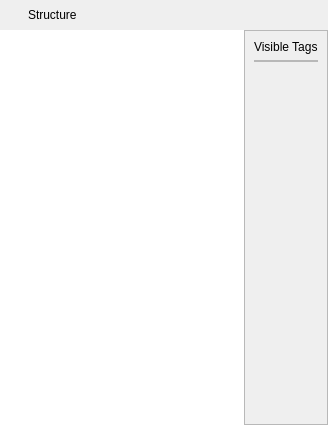
<?xml version="1.0" encoding="UTF-8"?>
<ui version="4.0">
 <class>ScxmlEditor::Common::Structure</class>
 <widget class="QFrame" name="ScxmlEditor::Common::Structure">
  <property name="geometry">
   <rect>
    <x>0</x>
    <y>0</y>
    <width>328</width>
    <height>425</height>
   </rect>
  </property>
  <property name="minimumSize">
   <size>
    <width>0</width>
    <height>30</height>
   </size>
  </property>
  <property name="maximumSize">
   <size>
    <width>16777215</width>
    <height>16777215</height>
   </size>
  </property>
  <property name="windowTitle">
   <string>Frame</string>
  </property>
  <property name="frameShape">
   <enum>QFrame::NoFrame</enum>
  </property>
  <property name="frameShadow">
   <enum>QFrame::Plain</enum>
  </property>
  <layout class="QVBoxLayout" name="verticalLayout">
   <property name="spacing">
    <number>0</number>
   </property>
   <property name="leftMargin">
    <number>0</number>
   </property>
   <property name="topMargin">
    <number>0</number>
   </property>
   <property name="rightMargin">
    <number>0</number>
   </property>
   <property name="bottomMargin">
    <number>0</number>
   </property>
   <item>
    <widget class="QFrame" name="m_titleFrame">
     <property name="sizePolicy">
      <sizepolicy hsizetype="Preferred" vsizetype="Preferred">
       <horstretch>0</horstretch>
       <verstretch>0</verstretch>
      </sizepolicy>
     </property>
     <property name="minimumSize">
      <size>
       <width>0</width>
       <height>30</height>
      </size>
     </property>
     <property name="maximumSize">
      <size>
       <width>16777215</width>
       <height>16777215</height>
      </size>
     </property>
     <property name="sizeIncrement">
      <size>
       <width>0</width>
       <height>0</height>
      </size>
     </property>
     <property name="baseSize">
      <size>
       <width>0</width>
       <height>0</height>
      </size>
     </property>
     <property name="frameShape">
      <enum>QFrame::NoFrame</enum>
     </property>
     <property name="frameShadow">
      <enum>QFrame::Plain</enum>
     </property>
     <layout class="QHBoxLayout" name="horizontalLayout_2">
      <property name="spacing">
       <number>0</number>
      </property>
      <property name="leftMargin">
       <number>0</number>
      </property>
      <property name="topMargin">
       <number>0</number>
      </property>
      <property name="rightMargin">
       <number>0</number>
      </property>
      <property name="bottomMargin">
       <number>0</number>
      </property>
      <item>
       <widget class="QLabel" name="m_icon">
        <property name="minimumSize">
         <size>
          <width>28</width>
          <height>28</height>
         </size>
        </property>
        <property name="maximumSize">
         <size>
          <width>28</width>
          <height>28</height>
         </size>
        </property>
        <property name="text">
         <string/>
        </property>
        <property name="pixmap">
         <pixmap resource="common.qrc">:/scxmleditor/images/structure.png</pixmap>
        </property>
        <property name="scaledContents">
         <bool>true</bool>
        </property>
        <property name="margin">
         <number>5</number>
        </property>
       </widget>
      </item>
      <item>
       <widget class="QLabel" name="m_title">
        <property name="sizePolicy">
         <sizepolicy hsizetype="Expanding" vsizetype="Preferred">
          <horstretch>0</horstretch>
          <verstretch>0</verstretch>
         </sizepolicy>
        </property>
        <property name="minimumSize">
         <size>
          <width>0</width>
          <height>0</height>
         </size>
        </property>
        <property name="text">
         <string>Structure</string>
        </property>
        <property name="margin">
         <number>5</number>
        </property>
       </widget>
      </item>
      <item>
       <widget class="QToolButton" name="m_checkboxButton">
        <property name="checkable">
         <bool>true</bool>
        </property>
        <property name="autoRepeat">
         <bool>false</bool>
        </property>
        <property name="autoRaise">
         <bool>true</bool>
        </property>
        <property name="arrowType">
         <enum>Qt::NoArrow</enum>
        </property>
       </widget>
      </item>
     </layout>
    </widget>
   </item>
   <item>
    <widget class="QFrame" name="m_paneInnerFrame">
     <property name="minimumSize">
      <size>
       <width>0</width>
       <height>1</height>
      </size>
     </property>
     <property name="frameShape">
      <enum>QFrame::NoFrame</enum>
     </property>
     <property name="frameShadow">
      <enum>QFrame::Plain</enum>
     </property>
     <layout class="QHBoxLayout" name="horizontalLayout">
      <property name="spacing">
       <number>0</number>
      </property>
      <property name="leftMargin">
       <number>0</number>
      </property>
      <property name="topMargin">
       <number>0</number>
      </property>
      <property name="rightMargin">
       <number>0</number>
      </property>
      <property name="bottomMargin">
       <number>0</number>
      </property>
      <item>
       <widget class="ScxmlEditor::Common::TreeView" name="m_structureView">
        <property name="minimumSize">
         <size>
          <width>0</width>
          <height>0</height>
         </size>
        </property>
        <property name="frameShape">
         <enum>QFrame::NoFrame</enum>
        </property>
        <property name="frameShadow">
         <enum>QFrame::Plain</enum>
        </property>
        <property name="dragEnabled">
         <bool>true</bool>
        </property>
        <property name="dragDropOverwriteMode">
         <bool>false</bool>
        </property>
        <property name="dragDropMode">
         <enum>QAbstractItemView::DragDrop</enum>
        </property>
        <property name="defaultDropAction">
         <enum>Qt::MoveAction</enum>
        </property>
        <property name="alternatingRowColors">
         <bool>true</bool>
        </property>
        <property name="selectionMode">
         <enum>QAbstractItemView::SingleSelection</enum>
        </property>
        <property name="indentation">
         <number>20</number>
        </property>
        <attribute name="headerVisible">
         <bool>false</bool>
        </attribute>
        <attribute name="headerMinimumSectionSize">
         <number>50</number>
        </attribute>
       </widget>
      </item>
      <item>
       <widget class="QFrame" name="m_tagVisibilityFrame">
        <property name="minimumSize">
         <size>
          <width>0</width>
          <height>1</height>
         </size>
        </property>
        <property name="frameShape">
         <enum>QFrame::StyledPanel</enum>
        </property>
        <property name="frameShadow">
         <enum>QFrame::Raised</enum>
        </property>
        <layout class="QVBoxLayout" name="verticalLayout_2">
         <item>
          <widget class="QLabel" name="m_visibleTagsTitle">
           <property name="text">
            <string>Visible Tags</string>
           </property>
          </widget>
         </item>
         <item>
          <widget class="QFrame" name="m_checkboxFrame">
           <property name="frameShape">
            <enum>QFrame::StyledPanel</enum>
           </property>
           <property name="frameShadow">
            <enum>QFrame::Raised</enum>
           </property>
           <layout class="QVBoxLayout" name="m_checkboxLayout">
            <property name="leftMargin">
             <number>0</number>
            </property>
            <property name="topMargin">
             <number>0</number>
            </property>
            <property name="rightMargin">
             <number>0</number>
            </property>
            <property name="bottomMargin">
             <number>0</number>
            </property>
           </layout>
          </widget>
         </item>
         <item>
          <spacer name="verticalSpacer">
           <property name="orientation">
            <enum>Qt::Vertical</enum>
           </property>
           <property name="sizeHint" stdset="0">
            <size>
             <width>20</width>
             <height>40</height>
            </size>
           </property>
          </spacer>
         </item>
        </layout>
       </widget>
      </item>
     </layout>
    </widget>
   </item>
  </layout>
 </widget>
 <customwidgets>
  <customwidget>
   <extends>QTreeView</extends>
   <header>treeview.h</header>
   <class>ScxmlEditor::Common::TreeView</class>
  </customwidget>
 </customwidgets>
 <resources>
  <include location="common.qrc"/>
 </resources>
 <connections/>
</ui>
